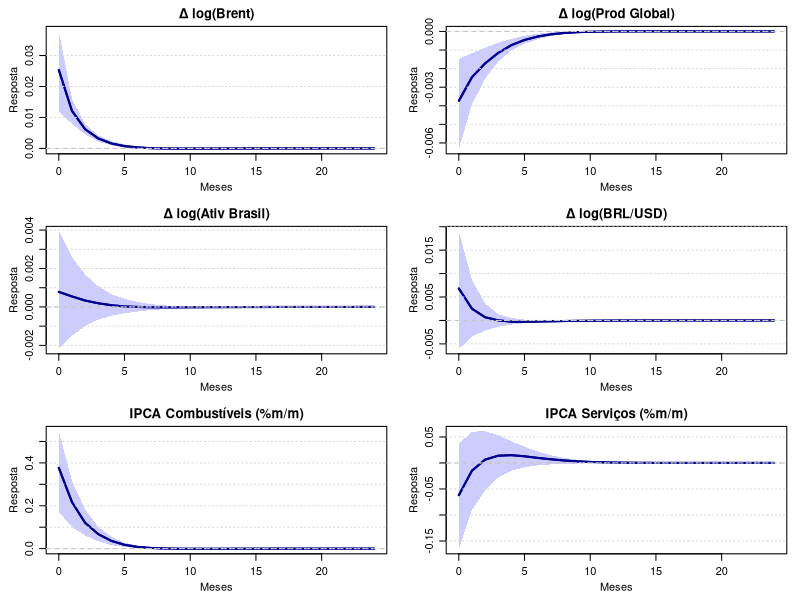
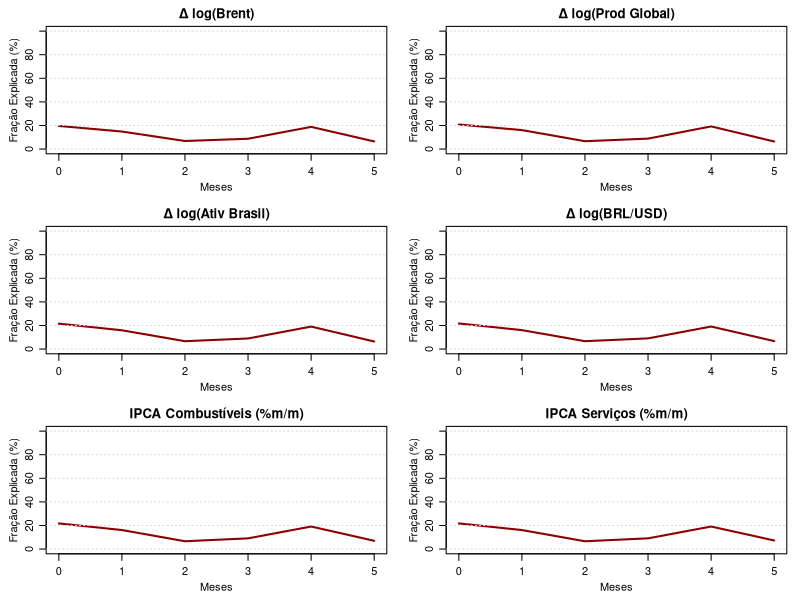

Generate these figures, in order, with R:
## ---- chunk 1
knitr::opts_chunk$set(
  echo = TRUE, warning = FALSE, message = FALSE,
  fig.width = 12, fig.height = 7, fig.retina = 2,
  dpi = 150, out.width = "100%"
)
## ---- chunk 2
# Salvar motor SVAR localmente (inline pois pode não estar no path)
svar_code <- '
estimate_var <- function(Y, p, const = TRUE) {
  Y <- as.matrix(Y)
  Tn <- nrow(Y); k <- ncol(Y)
  if (p < 1) stop("p>=1")
  Yt  <- Y[(p+1):Tn, , drop = FALSE]
  X <- NULL
  for (i in 1:p) X <- cbind(X, Y[(p+1-i):(Tn-i), , drop = FALSE])
  if (const) X <- cbind(1, X)
  B <- solve(crossprod(X)) %*% crossprod(X, Yt)
  U <- Yt - X %*% B
  Tr <- nrow(Yt)
  Sigma <- crossprod(U) / (Tr - ncol(X))
  list(B = B, U = U, Sigma = Sigma, p = p, k = k, const = const,
       Tr = Tr, X = X, Y = Yt)
}

companion_form <- function(varfit) {
  k <- varfit$k; p <- varfit$p
  B <- varfit$B
  off <- if (varfit$const) 1 else 0
  A <- t(B[(off + 1):nrow(B), , drop = FALSE])
  if (p == 1) {
    F <- A
  } else {
    F <- rbind(A, cbind(diag(k * (p - 1)), matrix(0, k * (p - 1), k)))
  }
  F
}

lag_selection <- function(Y, pmax = 12, const = TRUE) {
  Y <- as.matrix(Y); Tn <- nrow(Y); k <- ncol(Y)
  Tcom <- Tn - pmax
  out <- matrix(NA_real_, pmax, 3,
                dimnames = list(paste0("p=", 1:pmax), c("AIC", "BIC", "HQC")))
  for (p in 1:pmax) {
    Yt <- Y[(pmax + 1):Tn, , drop = FALSE]
    X <- NULL
    for (i in 1:p) X <- cbind(X, Y[(pmax + 1 - i):(Tn - i), , drop = FALSE])
    if (const) X <- cbind(1, X)
    B <- solve(crossprod(X)) %*% crossprod(X, Yt)
    U <- Yt - X %*% B
    Sigma_ml <- crossprod(U) / Tcom
    ld <- determinant(Sigma_ml, logarithm = TRUE)$modulus
    npar <- k * p + ifelse(const, 1, 0)
    out[p, "AIC"] <- ld + 2 * npar * k / Tcom
    out[p, "BIC"] <- ld + log(Tcom) * npar * k / Tcom
    out[p, "HQC"] <- ld + 2 * log(log(Tcom)) * npar * k / Tcom
  }
  best <- apply(out, 2, which.min)
  list(table = out, best = best)
}

irf_struct <- function(varfit, B0, h = 24) {
  k <- varfit$k; p <- varfit$p
  Fc <- companion_form(varfit)
  J <- cbind(diag(k), matrix(0, k, k * (p - 1)))
  IRF <- array(0, dim = c(h + 1, k, k))
  Phi_h <- diag(k * p)
  for (hh in 0:h) {
    Psi <- J %*% Phi_h %*% t(J)
    IRF[hh + 1, , ] <- Psi %*% B0
    Phi_h <- Phi_h %*% Fc
  }
  IRF
}

fevd_struct <- function(IRF) {
  hp <- dim(IRF)[1]; k <- dim(IRF)[2]
  FE <- array(0, c(hp, k, k))
  cum_var <- matrix(0, k, k)
  for (hh in 1:hp) {
    cum_var <- cum_var + (IRF[hh, , ])^2
    tot <- rowSums(cum_var)
    FE[hh, , ] <- cum_var / tot
  }
  FE
}

sign_restrict <- function(varfit, sign_mat, h_rest = 6, n_draws = 500,
                          max_tries = 200000, seed = 1) {
  set.seed(seed)
  k <- varfit$k
  P <- t(chol(varfit$Sigma))
  acc <- list(); tries <- 0
  while (length(acc) < n_draws && tries < max_tries) {
    tries <- tries + 1
    Z <- matrix(rnorm(k * k), k, k)
    qr_z <- qr(Z); Q <- qr.Q(qr_z); R <- qr.R(qr_z)
    sgn <- sign(diag(R)); sgn[sgn == 0] <- 1
    Q <- Q %*% diag(sgn)
    B0 <- P %*% Q
    B0_cand <- matrix(NA_real_, k, k); ok_cols <- TRUE
    for (j in 1:k) {
      restr_col <- sign_mat[, j]
      if (all(restr_col == 0)) {
        B0_cand[, j] <- B0[, j]
      } else {
        idx_r <- which(restr_col != 0)
        v <- B0[, j]
        if (all(sign(v[idx_r]) == restr_col[idx_r])) {
          B0_cand[, j] <- v
        } else if (all(sign(-v[idx_r]) == restr_col[idx_r])) {
          B0_cand[, j] <- -v
        } else { ok_cols <- FALSE; break }
      }
    }
    if (!ok_cols) next
    IRF <- irf_struct(varfit, B0_cand, h = h_rest - 1)
    ok <- TRUE
    for (j in 1:k) {
      restr <- sign_mat[, j]
      if (all(restr == 0)) next
      idx <- which(restr != 0)
      for (hh in 1:h_rest) {
        sg <- sign(IRF[hh, idx, j])
        if (any(sg * restr[idx] <= 0)) { ok <- FALSE; break }
      }
      if (!ok) break
    }
    if (ok) acc[[length(acc) + 1]] <- B0_cand
  }
  list(draws = acc, tries = tries, accepted = length(acc))
}

irf_bands <- function(varfit, draws, h = 24, probs = c(0.16, 0.5, 0.84)) {
  n <- length(draws); k <- varfit$k
  arr <- array(NA_real_, c(n, h + 1, k, k))
  for (i in 1:n) arr[i, , , ] <- irf_struct(varfit, draws[[i]], h = h)
  out <- array(NA_real_, c(length(probs), h + 1, k, k))
  for (a in 1:(h + 1)) for (b in 1:k) for (c in 1:k)
    out[, a, b, c] <- quantile(arr[, a, b, c], probs = probs, na.rm = TRUE)
  list(quantiles = out, probs = probs, all = arr)
}

fevd_bands <- function(varfit, draws, h = 24, probs = c(0.16, 0.5, 0.84)) {
  n <- length(draws); k <- varfit$k
  arr <- array(NA_real_, c(n, h + 1, k, k))
  for (i in 1:n) {
    irf_i <- irf_struct(varfit, draws[[i]], h = h)
    arr[i, , , ] <- fevd_struct(irf_i)
  }
  out <- array(NA_real_, c(length(probs), h + 1, k, k))
  for (a in 1:(h + 1)) for (b in 1:k) for (c in 1:k)
    out[, a, b, c] <- quantile(arr[, a, b, c], probs = probs, na.rm = TRUE)
  list(quantiles = out, probs = probs, all = arr)
}
'
eval(parse(text = svar_code))
cat("Motor SVAR carregado com sucesso.\n")
## ---- chunk 3
set.seed(123)

k <- 6
varnames <- c("Δ log(Brent)", "Δ log(Prod Global)", "Δ log(Ativ Brasil)",
              "Δ log(BRL/USD)", "IPCA Combustíveis (%m/m)", "IPCA Serviços (%m/m)")

# B0: impactos no choque de petróleo (coluna 1)
B0_true <- matrix(0, k, k)
B0_true[, 1] <- c(0.060, -0.008, -0.003, 0.012, 0.80, 0.05)
B0_true[, 2] <- c(0.000,  0.006, 0.002, -0.001, 0.02, 0.00)
B0_true[, 3] <- c(0.005,  0.000, 0.008,  0.000, 0.05, 0.02)
B0_true[, 4] <- c(0.000,  0.000, 0.001, 0.030, 0.10, 0.05)
B0_true[, 5] <- c(0.000,  0.000, 0.000,  0.000, 0.40, 0.05)
B0_true[, 6] <- c(0.000,  0.000, 0.001,  0.001, 0.00, 0.30)

# Coeficientes do VAR(2)
A1 <- diag(c(0.40, 0.55, 0.60, 0.45, 0.50, 0.65))
A1[5, 1] <- 0.15; A1[6, 5] <- 0.05; A1[6, 4] <- 0.08; A1[6, 3] <- 0.08
A2 <- diag(c(0.10, 0.15, 0.10, 0.05, 0.10, 0.10))
A2[5, 1] <- 0.10; A2[6, 5] <- 0.04

# Simular
Tn <- 240
Y <- matrix(0, Tn + 50, k)
for (t in 3:nrow(Y)) {
  eps <- rnorm(k)
  u   <- B0_true %*% eps
  Y[t, ] <- A1 %*% Y[t - 1, ] + A2 %*% Y[t - 2, ] + u
}
Y <- Y[(50 + 1):nrow(Y), ]
colnames(Y) <- varnames

cat("Amostra simulada: T =", nrow(Y), "  k =", k, "\n")
cat("Correlações (impacto das inovações):\n")
print(round(cor(Y), 3))
## ---- chunk 4
ls_out <- lag_selection(Y, pmax = 8)
ls_table <- data.frame(ls_out$table)
print(ls_table)

p_use <- as.integer(ls_out$best["BIC"])
cat("\n** Selecionado: p =", p_use, "(critério BIC) **\n")
## ---- chunk 5
v <- estimate_var(Y, p = p_use)
cat("Dimensões:  B (", paste(dim(v$B), collapse=" x "), ")  |  T =", v$Tr, "\n\n")
cat("Matriz de Covariância dos Resíduos:\n")
print(round(v$Sigma, 4))
## ---- chunk 6
# Matriz de restrições de sinal
sign_mat <- matrix(0, k, k)
sign_mat[1, 1] <-  1      # Brent up
sign_mat[2, 1] <- -1      # Prod down
sign_mat[5, 1] <-  1      # Combustíveis up
# Coluna 1 (petróleo): apenas essas 3 variáveis com restrição
# Demais colunas (choques): sem restrição (identificação via a posteriori)

cat("Matriz de restrições de sinal (1=up, -1=down, 0=sem restrição):\n")
colnames(sign_mat) <- paste0("Choque ", 1:k)
rownames(sign_mat) <- varnames
print(sign_mat)

cat("\n** Executando rejection sampler (h=6 meses, 400 draws)...\n")
sr <- sign_restrict(v, sign_mat, h_rest = 6, n_draws = 400, seed = 7)
cat("Aceitas:", sr$accepted, " / tentativas:", sr$tries,
    " | taxa:", round(100*sr$accepted/sr$tries, 2), "%\n")
## ---- chunk 7
h_horizon <- 24
ib <- irf_bands(v, sr$draws, h = h_horizon, probs = c(0.16, 0.5, 0.84))
med   <- ib$quantiles[2, , , 1]   # mediana
lo    <- ib$quantiles[1, , , 1]   # 16-quantil
hi    <- ib$quantiles[3, , , 1]   # 84-quantil
colnames(med) <- colnames(lo) <- colnames(hi) <- varnames

# Mostrar pontos-chave
cat("Resposta Mediana ao Choque de Petróleo (h=0, 3, 6, 12, 24):\n")
idx_show <- c(1, 4, 7, 13, 25)
print(round(med[idx_show, ], 4))
## ---- chunk 8
par(mfrow = c(3, 2), mgp = c(2, 0.8, 0), mar = c(3.5, 3.5, 2, 1))

for (j in 1:k) {
  horizons <- 0:h_horizon
  plot(horizons, med[, j], type = "l", lwd = 2, col = "darkblue",
       ylim = range(c(lo[, j], hi[, j])),
       main = varnames[j],
       xlab = "Meses", ylab = "Resposta")
  polygon(c(horizons, rev(horizons)), c(lo[, j], rev(hi[, j])),
          col = rgb(0, 0, 1, 0.2), border = NA)
  lines(horizons, med[, j], lwd = 2, col = "darkblue")
  abline(h = 0, lty = 2, col = "gray")
  grid(NA, NULL, col = "lightgray")
}

par(mfrow = c(1, 1))
## ---- chunk 9
fb <- fevd_bands(v, sr$draws, h = h_horizon, probs = c(0.16, 0.5, 0.84))
cat("FEVD quantiles shape:", dim(fb$quantiles), "\n")
# quantiles[prob, horizonte, var, choque]
fevd_med <- fb$quantiles[2, , , 1]   # mediana, todos horizontes, todas vars, choque 1
fevd_lo  <- fb$quantiles[1, , , 1]
fevd_hi  <- fb$quantiles[3, , , 1]

cat("fevd_med shape:", dim(fevd_med), "\n")
cat("FEVD Mediano do Choque de Petróleo (%):\n")
fevd_pct <- fevd_med * 100

# Selecionar horizontes manualmente
cat("h=1:   ", round(fevd_pct[6, 2], 2), "%\n")
if (ncol(fevd_pct) >= 7) cat("h=6:   ", round(fevd_pct[6, 7], 2), "%\n")
if (ncol(fevd_pct) >= 13) cat("h=12:  ", round(fevd_pct[6, 13], 2), "%\n")
if (ncol(fevd_pct) >= 25) cat("h=24:  ", round(fevd_pct[6, 25], 2), "%\n")
## ---- chunk 10
par(mfrow = c(3, 2), mgp = c(2, 0.8, 0), mar = c(3.5, 3.5, 2, 1))

for (j in 1:k) {
  horizons <- 0:(ncol(fevd_med) - 1)
  fev_j <- fevd_med[j, ] * 100

  plot(horizons, fev_j, type = "l", lwd = 2, col = "darkred",
       ylim = c(0, 100),
       main = varnames[j],
       xlab = "Meses", ylab = "Fração Explicada (%)")
  grid(NA, NULL, col = "lightgray")
}

par(mfrow = c(1, 1))
## ---- chunk 11
# IPCA Serviços é var 6
# Horizontes de interesse: 0, 6, 12, 24 meses
h_int <- c(1, 7, 13, 25)   # indices no array (h+1)
h_int <- h_int[h_int <= ncol(med)]   # filtrar por disponibilidade

summary_tbl <- data.frame(
  Horizonte = paste(c(0, 6, 12, 24)[1:length(h_int)], "mês(es)"),
  Mediana_IRF = round(med[h_int, 6], 4),
  Mediana_FEVD_pct = round(fevd_pct[6, h_int], 2)
)
knitr::kable(summary_tbl, caption = "Resposta do IPCA Serviços ao Choque de Petróleo")
## ---- chunk 12
sessionInfo()
